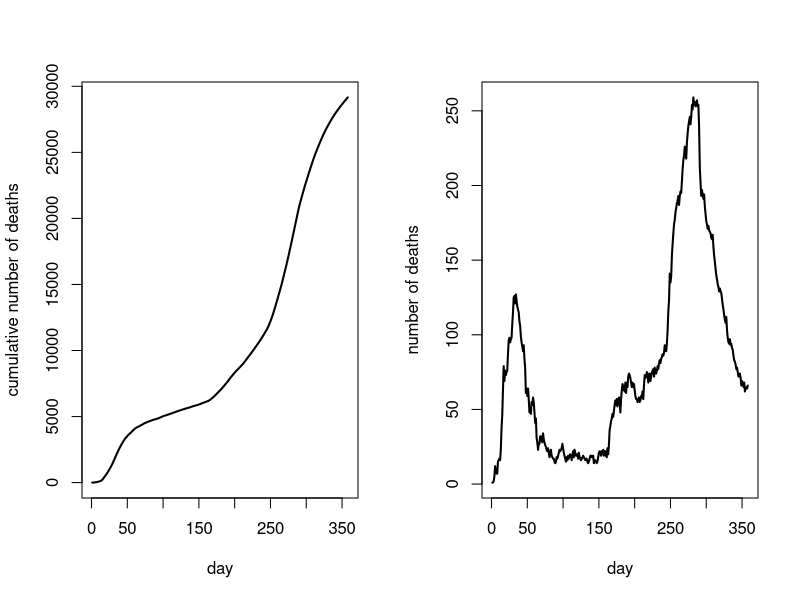
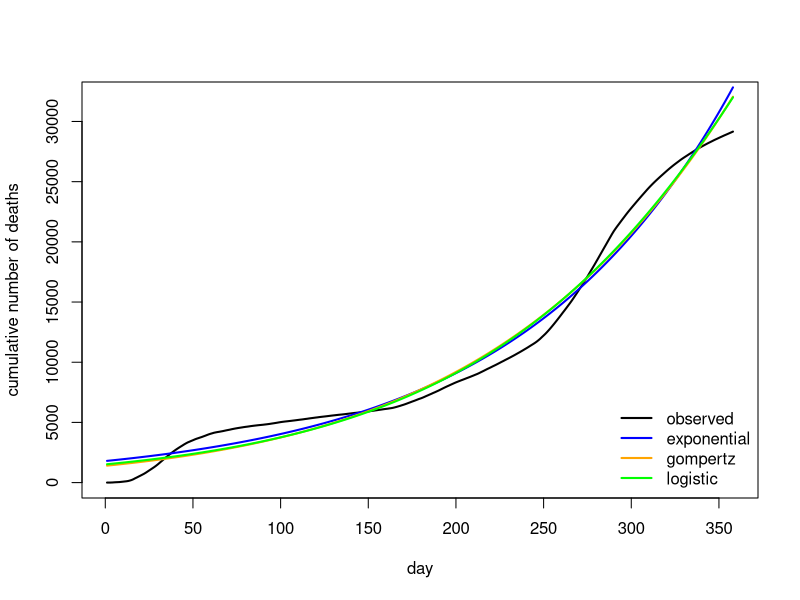
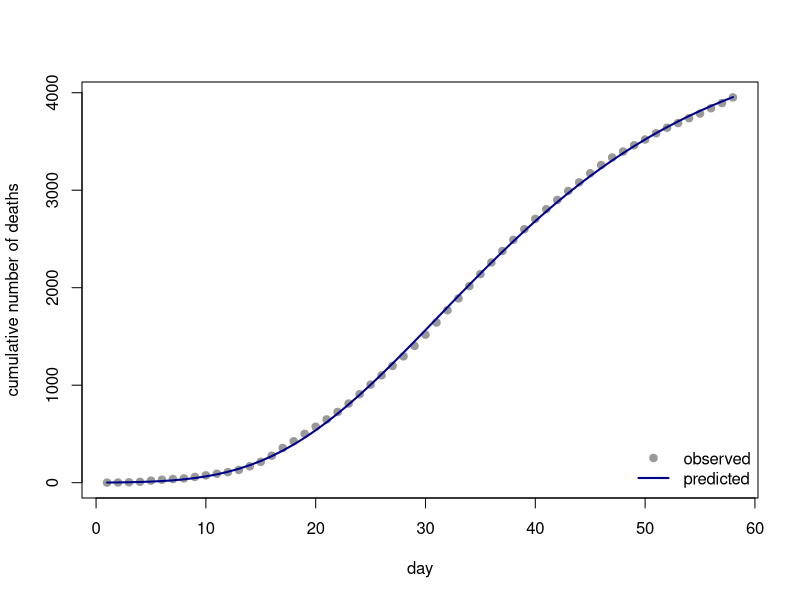
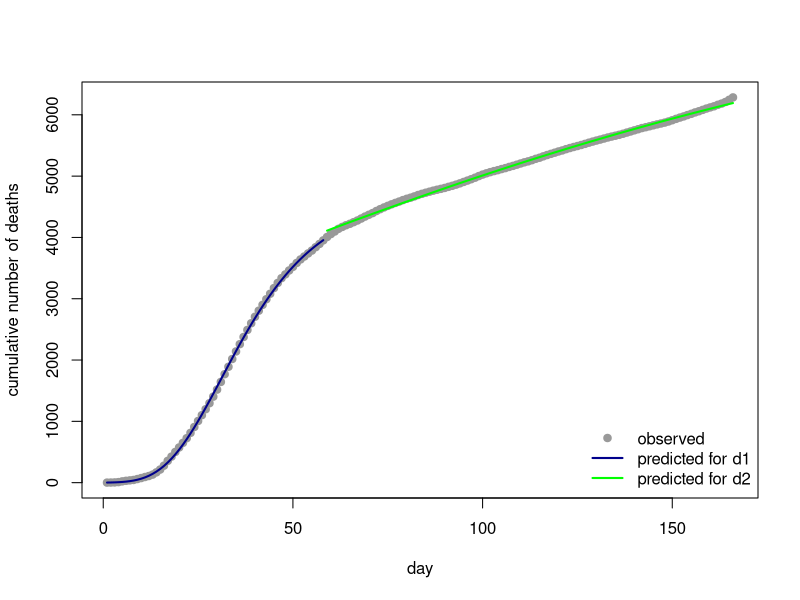

Generate these figures, in order, with R:
### Single Growth Models Comparison: Exponential, Gompertz, Logistic

# Load required libraries
library(minpack.lm)
library(readxl)


# Read the data from Excel file
data <- read_excel("dataset.xlsx", sheet = "mortality")  # You may change the path accordingly

# Compute cumulative mortality
cumulative_mortality <- cumsum(data$daily_mortality[1:358])

# Prepare data frame for modeling
days <- 1:358
mortality_data <- data.frame(day = days, cumulative = cumulative_mortality)

# Setup two plots side by side
par(mfrow = c(1, 2))

# Plot 1: Cumulative mortality
plot(mortality_data$day, mortality_data$cumulative, type = "l", lwd = 2,
     xlab = "day", ylab = "cumulative number of deaths")

# Plot 2: Daily mortality 
plot(data$day[1:358], data$daily_mortality[1:358], type = "l", lwd = 2,
     xlab = "day", ylab = "number of deaths")

# Optional: reset graphic device
dev.off()

# Define growth model functions
exp_model <- function(x, a1, a2) {
  a1 * exp(a2 * x)
}
gompertz_model <- function(x, a1, a2, a3) {
  a1 * exp(-a2 * exp(-a3 * x))
}
logistic_model <- function(x, a1, a2, a3) {
  a1 * (1 + a2 * exp(-a3 * x))^(-1)
}

# Fit exponential model
fit_exp <- nlsLM(cumulative ~ exp_model(day, a1, a2), data = mortality_data, start = c(a1 = 10, a2 = 0.01))
coef_exp <- coef(fit_exp)
predict_exp <- function(x) { coef_exp["a1"] * exp(coef_exp["a2"] * x) }

# Fit Gompertz model
fit_gomp <- nlsLM(cumulative ~ gompertz_model(day, a1, a2, a3), data = mortality_data, start = c(a1 = 100000, a2 = 10, a3 = 0.01), control=nls.control(maxiter = 100))
coef_gomp <- coef(fit_gomp)
predict_gomp <- function(x) { coef_gomp["a1"] * exp(-coef_gomp["a2"] * exp(-coef_gomp["a3"] * x)) }

# Fit Logistic model
fit_log <- nlsLM(cumulative ~ logistic_model(day, a1, a2, a3), data = mortality_data, start = c(a1 = 10000, a2 = 1, a3 = 0.001))
coef_log <- coef(fit_log)
predict_log <- function(x) { coef_log["a1"] * (1 + coef_log["a2"] * exp(-coef_log["a3"] * x))^(-1) }

# Print model evaluation metrics
cat("Exponential Model: ", AIC(fit_exp), BIC(fit_exp), "\n")
cat("Gompertz Model:    ", AIC(fit_gomp), BIC(fit_gomp), "\n")
cat("Logistic Model:    ", AIC(fit_log), BIC(fit_log), "\n")

# Plot observed and estimated curves
plot(mortality_data$cumulative, type = "l", col = "black", lwd = 2,
     xlab = "day", ylab = "cumulative number of deaths", ylim = c(0, 32000))
lines(predict_exp(days), col = "blue", lwd = 2)
lines(predict_gomp(days), col = "orange", lwd = 2)
lines(predict_log(days), col = "green", lwd = 2)

legend("bottomright",
       legend = c("observed", "exponential", "gompertz", "logistic"),
       col = c("black", "blue", "orange", "green"),
       lwd = 2, bty = "n")

# Predict next seven days using the best-fitting model
predict_log <- function(x) { coef_log["a1"] * (1 + coef_log["a2"] * exp(-coef_log["a3"] * x))^(-1) }
pred_days <- 359:365
round(predict_log(pred_days), 0)





#### Change Point Determination and Piecewise Growth Model

# Read the data from Excel file
data <- read_excel("dataset.xlsx", sheet = "mortality2")  # You may change the path accordingly

# Compute cumulative mortality
cumulative_mortality <- cumsum(data$daily_mortality)

# Prepare data frame for modeling
days <- 1:594
mortality_data <- data.frame(day = days, cumulative = cumulative_mortality)

# Generalized growth function
f.grwth <- function(x, r, p, A) {
  (r * (1 - p) * x + A)^(1 / (1 - p))
}

# Initialize an empty data frame to store the results
results <- data.frame(
  k = integer(),
  AIC = numeric(),
  BIC = numeric(),
  r = numeric(),
  p = numeric(),
  A = numeric()
)

# Iterative fitting
for (k in 3:594) {
  tryCatch({
    # Fit the model using data up to time point k
    grwth1 <- nlsLM(
      cumulative ~ f.grwth(day[1:k], r, p, A),
      data = mortality_data[1:k, ],
      start = c(r = 1.2, p = 0.1, A = 10),
      control = nls.control(maxiter = 1000)
    )
    
    # Coefficients
    coefs <- as.numeric(coef(grwth1))
    
    # Append the results for this iteration to the results data frame
    results <- rbind(results, data.frame(
      k = k,
      AIC = AIC(grwth1),
      BIC = BIC(grwth1),
      r = coefs[1],
      p = coefs[2],
      A = coefs[3]
    ))
    
  }, error = function(e) {
    message(paste("Iteration", k, "failed:", e$message))
  })
}

# Results
write.csv(results, "growth_model_results.csv", row.names = FALSE)

# In this analysis, the first change point (d1) was identified.
# To detect the subsequent change points, the same procedure was repeated. 
# For instance, since d1 was defined as day 58, the next search for a change point was conducted using data after this day. 
# Following this approach, the subsequent change points were identified as d2 = 166, d3 = 246, d4 = 299, and d5 = 358.


# Define change points
i1 <- 58
i2 <- 166

# Split data based on change points
D1 <- mortality_data[1:i1, ]
D2 <- mortality_data[(i1 + 1):i2, ]

### Exponential model for D1
exp1 <- nlsLM(cumulative ~ exp_model(day, a1, a2), data = D1, start = c(a1 = 10, a2 = 0.01))
alpha.exp1 <- as.numeric(coef(exp1))
exp.est1 <- function(d) { alpha.exp1[1] * exp(alpha.exp1[2] * d) }
print(c(AIC(exp1), BIC(exp1)))

### Gompertz model for D1
gomp1 <- nlsLM(cumulative ~ gompertz_model(day, a1, a2, a3), data = D1, start = c(a1 = 100000, a2 = 10, a3 = 0.01))
alpha.gomp1 <- as.numeric(coef(gomp1))
gomp.est1 <- function(d) { alpha.gomp1[1] * exp(-alpha.gomp1[2] * exp(-alpha.gomp1[3] * d)) }
print(c(AIC(gomp1), BIC(gomp1)))

### Logistic model for D1
log1 <- nlsLM(cumulative ~ logistic_model(day, a1, a2, a3), data = D1, start = c(a1 = 10000, a2 = 1, a3 = 0.001))
alpha.log1 <- as.numeric(coef(log1))
log.est1 <- function(d) { alpha.log1[1] * (1 + alpha.log1[2] * exp(-alpha.log1[3] * d))^(-1) }
print(c(AIC(log1), BIC(log1)))

# Plot the results for D1 - Gompertz model (you can replace with other models if needed)
plot(mortality_data[1:58,1], mortality_data[1:58,2], pch = 19, col = "grey60", xlab = "day", ylab = "cumulative number of deaths")
points(1:58 , gomp.est1(1:58), type="l", col = "darkblue", lwd = 2)
legend("bottomright",
       legend = c("observed", "predicted"),
       lty = c(NA, 1), lwd = c(NA, 2),
       pch = c(19, NA), col = c("grey60", "darkblue"), bty = "n")



### Exponential model for D2
exp2 <- nlsLM(cumulative ~ exp_model(day, a1, a2), data = D2, start = c(a1 = 10, a2 = 0.01))
alpha.exp2 <- as.numeric(coef(exp2))
exp.est2 <- function(d) { alpha.exp2[1] * exp(alpha.exp2[2] * d) }
print(c(AIC(exp2), BIC(exp2)))

### Gompertz model for D2
gomp2 <- nlsLM(cumulative ~ gompertz_model(day, a1, a2, a3), data = D2, start = c(a1 = 100000, a2 = 10, a3 = 0.01))
alpha.gomp2 <- as.numeric(coef(gomp2))
gomp.est2 <- function(d) { alpha.gomp2[1] * exp(-alpha.gomp2[2] * exp(-alpha.gomp2[3] * d)) }
print(c(AIC(gomp2), BIC(gomp2)))

### Logistic model for D2
log2 <- nlsLM(cumulative ~ logistic_model(day, a1, a2, a3), data = D2, start = c(a1 = 10000, a2 = 1, a3 = 0.001))
alpha.log2 <- as.numeric(coef(log2))
log.est2 <- function(d) { alpha.log2[1] * (1 + alpha.log2[2] * exp(-alpha.log2[3] * d))^(-1) }
print(c(AIC(log2), BIC(log2)))

# Plot the results for D2 - Gompertz model
plot(mortality_data[1:166,1], mortality_data[1:166,2], pch = 19, col = "grey60", xlab = "day", ylab = "cumulative number of deaths")
points(gomp.est1(1:58) , type="l", col = "darkblue", lwd = 2)
points(59:166, gomp.est2(59:166), type="l", col = "green", lwd = 2)
legend("bottomright", legend = c("observed", "predicted for d1", "predicted for d2"),
       lty = c(NA, 1, 1), lwd = c(NA, 2, 2),
       pch = c(19, NA, NA), col = c("grey60", "darkblue", "green"), bty = "n")


# The suitability of growth models is evaluated for each change point, and the best-fitting model is selected accordingly. 
# For illustrative purposes, code is provided only for two out of five change points. 
# The same analysis should be repeated for the remaining change points to obtain complete results.
